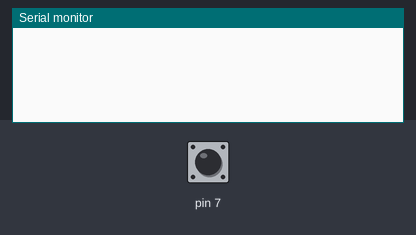
Simulated run of this sketch. Board: Arduino Uno, built with avr-gcc and run on an emulated ATmega328P. Shown: the last lines printed to the serial monitor. The inputs (shaded band) are chosen by the test bench; at power-on: pin 7 HIGH.

Above: at 1.2 s.
1.3 s: pin 7 pulled LOW for 1 s
At 3.4 s:
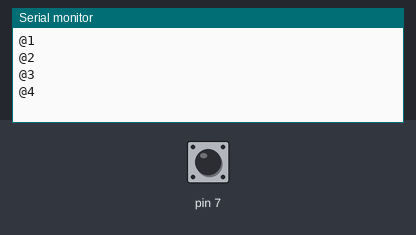
3.8 s: pin 7 pulled LOW for 0.15 s
At 4.6 s:
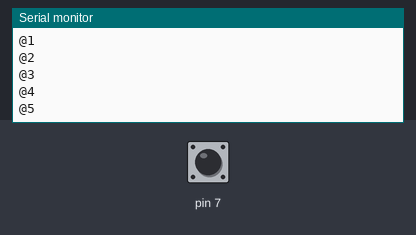
5.4 s: pin 7 pulled LOW for 0.15 s
At 5.8 s:
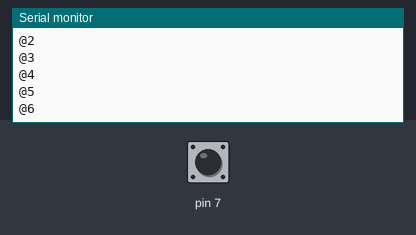
Timing chart, 0 to 8.4 s (numbered marks = the images above; inputs shaded):
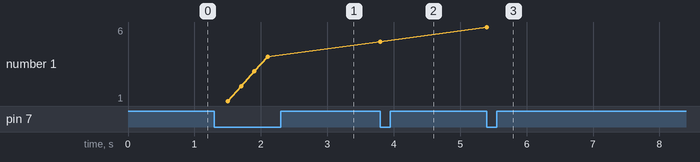

Measured:
- after the input at 1.3 s, the serial monitor: prints a new line after 0.20 s (image 1)
- after the input at 3.8 s, the serial monitor: prints a new line at once (image 2)
- after the input at 5.4 s, the serial monitor: prints a new line at once (image 3)
- plotted number 1: 4 → 5 after the input at 3.8 s, 5 → 6 after the input at 5.4 s

The sketch:

ProgramaArduino.ino
```cpp
/* Contador Serial con conexion a QT */

/* Declaracion de variables */
int count, buttonRead;
unsigned long timeStampStart;
unsigned long timeStampStop;
bool firstDataSend;

/* Funcion de configuracion */
void setup()
{
  pinMode(7, INPUT_PULLUP);
  Serial.begin(115200);

  /* Inicializacion de variables */
  buttonRead = 0;
  timeStampStart = 0;
  timeStampStop = 0;
  firstDataSend = false;
}

void loop()
{

  buttonRead = digitalRead(7);

  /* Boton presionado */
  if (buttonRead == 0) {

    if (!firstDataSend) {
      /* Bandera de inicio de envio */
      firstDataSend = true;
      /* Guarda tiempo actual */
      timeStampStart = millis();
    }

    else {
      /* Guarda tiempo al soltar botton
       para calcular el Rebote */
      timeStampStop = millis();

      /* Calcula tiempo minimo para lectura correcta */
      if ((timeStampStop - timeStampStart) > 200) {
        /* Cambia bandera */
        firstDataSend = false;
        /* Incrementa el dato a enviar */
        count++;

        /* Evalua el limite de datos */
        if (count > 100)
          count = 0;

        /* Imprime al monitor serial */
        Serial.print("@");
        Serial.println(count);
      }
    }

  }

  else {

  }
}
```
